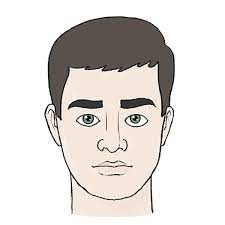
#> input picture HW4/face.jpg, 225 x 225 px
$ jupyter execute Q3.ipynb
#> lines starting #> are read from the running program, lines starting #| are printed output that depends on the picture; after the words box and inside, x2 and y2 are one past the last pixel; in counts of white or black regions, pixels touching at a corner belong together
# Q3

[cell 1]
import cv2
import numpy as np
import matplotlib.pyplot as plt

[cell 2]
image = cv2.imread('face.jpg')[:,:,::-1]

[cell 3]
plt.imshow(image)

[cell 4]
def compare(seed,pixel):
    a = np.mean(seed)
    b = np.mean(pixel)
    t = 10
    if max(a,b) - min(a,b) <= t:
        return True
    return False

def segment(image):
    segmented_image = cv2.cvtColor(image, cv2.COLOR_BGR2RGB)
#> segmented_image is the input picture: shape (225, 225, 3); mean B, G, R 216.3, 219.4, 223.6
    seed=[110,85]
    x,y=image.shape[0:2]
#> x = 225; y = 225
    stack = [seed]  # Initialize a stack with the start node
    visited = np.zeros((x,y))  # Initialize a set to keep track of visited nodes

    while len(stack)>0:
        currentNode = stack.pop()  # Get the top node from the stack
        # visited.add(currentNode)
        visited[currentNode[0], currentNode[1]]=1
        if compare(image[seed[0],seed[1]], image[currentNode[0], currentNode[1]]):
            cv2.circle(segmented_image, [currentNode[1],currentNode[0]], 1, (255,0,0), 1)
            neighbors = [[currentNode[0]-1, currentNode[1]], [currentNode[0]+1,currentNode[1]],
                         [currentNode[0], currentNode[1]-1],[currentNode[0],currentNode[1]+1],
                         [currentNode[0]-1, currentNode[1]-1],[currentNode[0]+1, currentNode[1]+1],
                         [currentNode[0]-1, currentNode[1]+1],[currentNode[0]+1, currentNode[1]-1]
                         ] # Get the neighbors of the current node

            for neighbor in neighbors:
                if -1<neighbor[0]<x and -1<neighbor[1]<y:
                    if visited[neighbor[0], neighbor[1]]==0:
                        stack.append(neighbor)
#> this loop made 35422 passes
#> b in compare on passes 1 to 3: 233, 225, 239
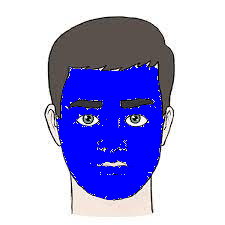
#> segmented_image: shape (225, 225, 3); mean B, G, R 224.1, 173.2, 174.9
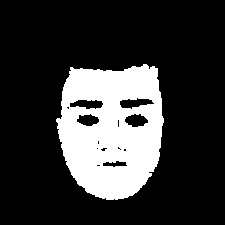
#> visited: shape (225, 225) float64; values 0 (black) and 1 (white), 21.3% white; 1 white region, box (x1, y1, x2, y2) and area: (56, 64, 164, 200) 10774
#> after the loop, stack = []


    return segmented_image
